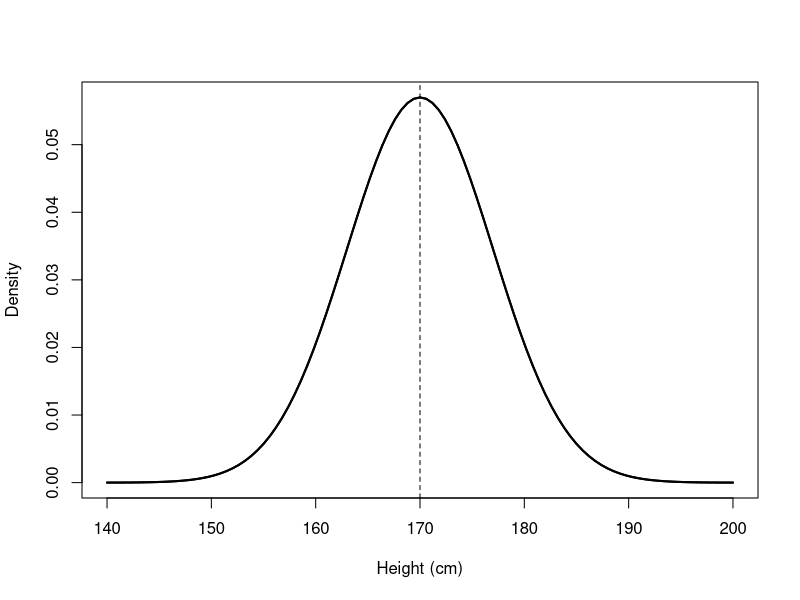
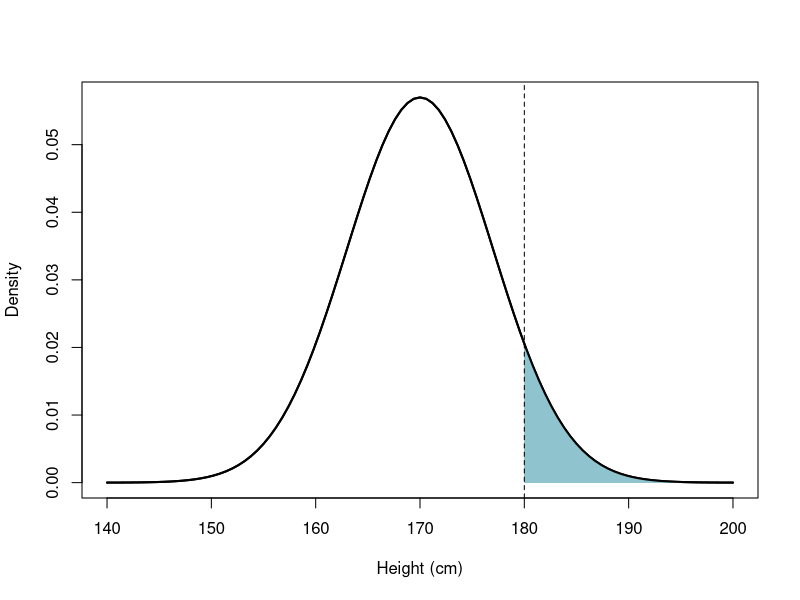
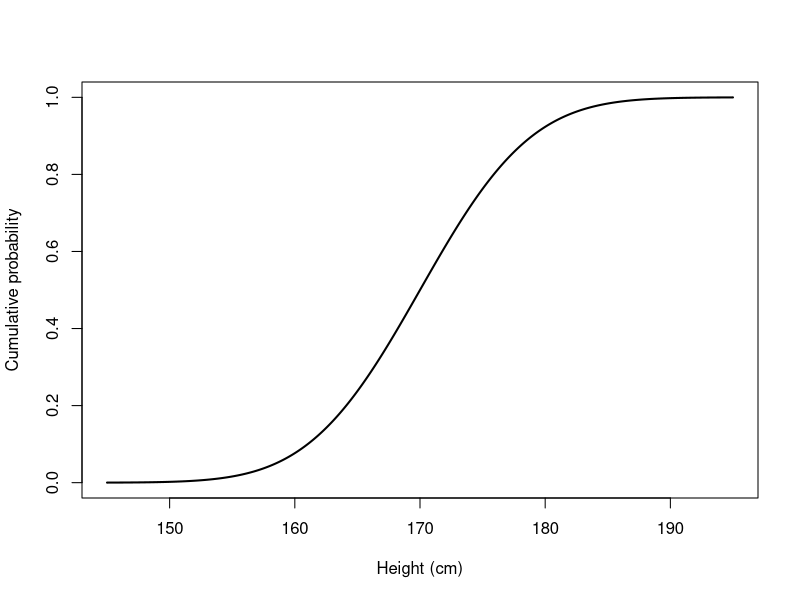
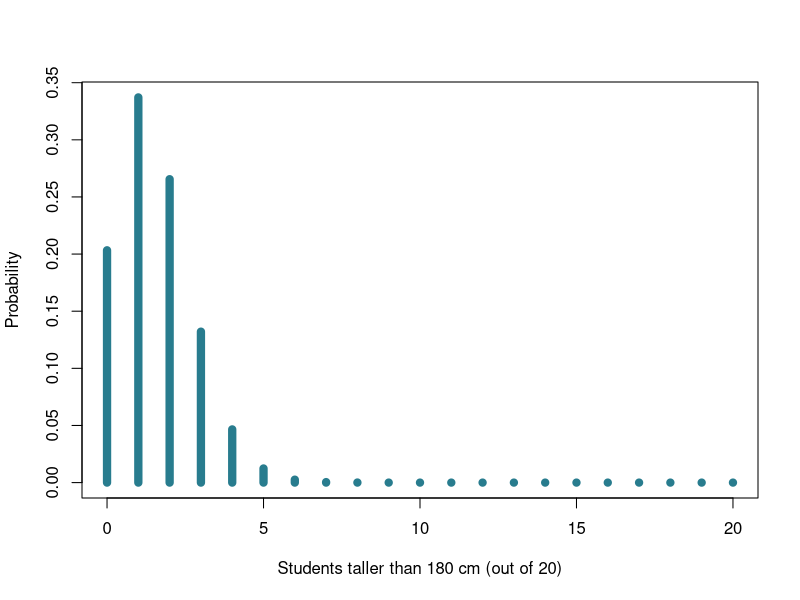
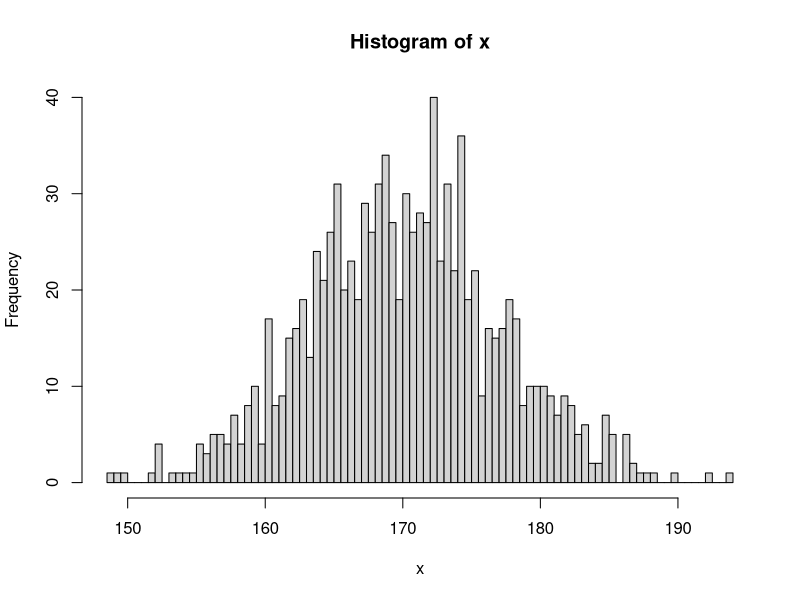

Source code (R) for these figures, in order:
## ---- chunk 1
#| label: setup
#| include: false
set.seed(2026)
mu <- 170
sigma <- 7
## ---- chunk 2
#| label: fig-height-normal
#| echo: false
#| fig-cap: "Probability density function of the height of a student."
#| fig-height: 4

mu <- 170
sigma <- 7
cutoff <- 180

curve(
  dnorm(x, mean = mu, sd = sigma),
  from = 140, to = 200,
  xlab = "Height (cm)", ylab = "Density",
  lwd = 2
)

xx <- seq(cutoff, 200, length.out = 300)


curve(
  dnorm(x, mean = mu, sd = sigma),
  add = TRUE, lwd = 2
)

abline(v = mu, lty = 2)
## ---- chunk 3
#| label: fig-height-tail
#| echo: false
#| fig-cap: "Probability density function of the height of a student. The shaded area represents the probability of height above 180 cm."
#| fig-height: 4

mu <- 170
sigma <- 7
cutoff <- 180

curve(
  dnorm(x, mean = mu, sd = sigma),
  from = 140, to = 200,
  xlab = "Height (cm)", ylab = "Density",
  lwd = 2
)

xx <- seq(cutoff, 200, length.out = 300)

polygon(
  c(cutoff, xx, 200),
  c(0, dnorm(xx, mean = mu, sd = sigma), 0),
  col = "#8FC4CF", border = NA
)

curve(
  dnorm(x, mean = mu, sd = sigma),
  add = TRUE, lwd = 2
)

abline(v = cutoff, lty = 2)
## ---- chunk 4
#| label: fig-height-cdf
#| fig-cap: "Cumulative distribution function for the height of one randomly selected student."


x <- seq(145, 195, length.out = 500)

plot(
  x,
  pnorm(x, mean = 170, sd = 7),
  type = "l",
  lwd = 2,
  xlab = "Height (cm)",
  ylab = "Cumulative probability",
  main = ""
)
## ---- chunk 5
#| code-fold: show
pnorm(180, mean = 170, sd = 7)
## ---- chunk 6
#| code-fold: show
pnorm(180, mean = 170, sd = 7, lower.tail = FALSE)
## ---- chunk 7
#| code-fold: show

z <- (180 - 170) / 7

pnorm(z, lower.tail = FALSE)
## ---- chunk 8
#|code-fold: show
qnorm(0.95)
## ---- chunk 9
qnorm(0.95, mean = 170, sd = 7)
## ---- chunk 10
#| label: fig-height-count
#| echo: false
#| fig-cap: "Probability of each possible number of students taller than 180 cm among 20 selected students."
#| fig-height: 4

p_tall <- pnorm(
  180, mean = 170, sd = 7,
  lower.tail = FALSE
)

k <- 0:20

plot(
  k,
  dbinom(k, size = 20, prob = p_tall),
  type = "h",
  lwd = 8,
  col = "#287C8E",
  xlab = "Students taller than 180 cm (out of 20)",
  ylab = "Probability"
)

## ---- chunk 11
#| code-fold: show
dbinom(5, size = 20, prob = p_tall)
## ---- chunk 12
pbinom(4, size = 20, prob = p_tall)
## ---- chunk 13
#| code-fold: show
1 - pbinom(
  4, size = 20, prob = p_tall,
  lower.tail = TRUE
)

#or 

pbinom(
  4, size = 20, prob = p_tall,
  lower.tail = FALSE
)
## ---- chunk 14
#| echo: true
#| code-fold: false

rnorm(1, mean = 170, sd = 7)

## ---- chunk 15
#| echo: true
#| code-fold: false
x <- rnorm(1000, mean = 170, sd = 7)
head(x)
## ---- chunk 16
#| echo: true
#| code-fold: false
hist(x, n = 100)
## ---- chunk 17
#| echo: true
#| code-fold: false

mean(x > 180)
